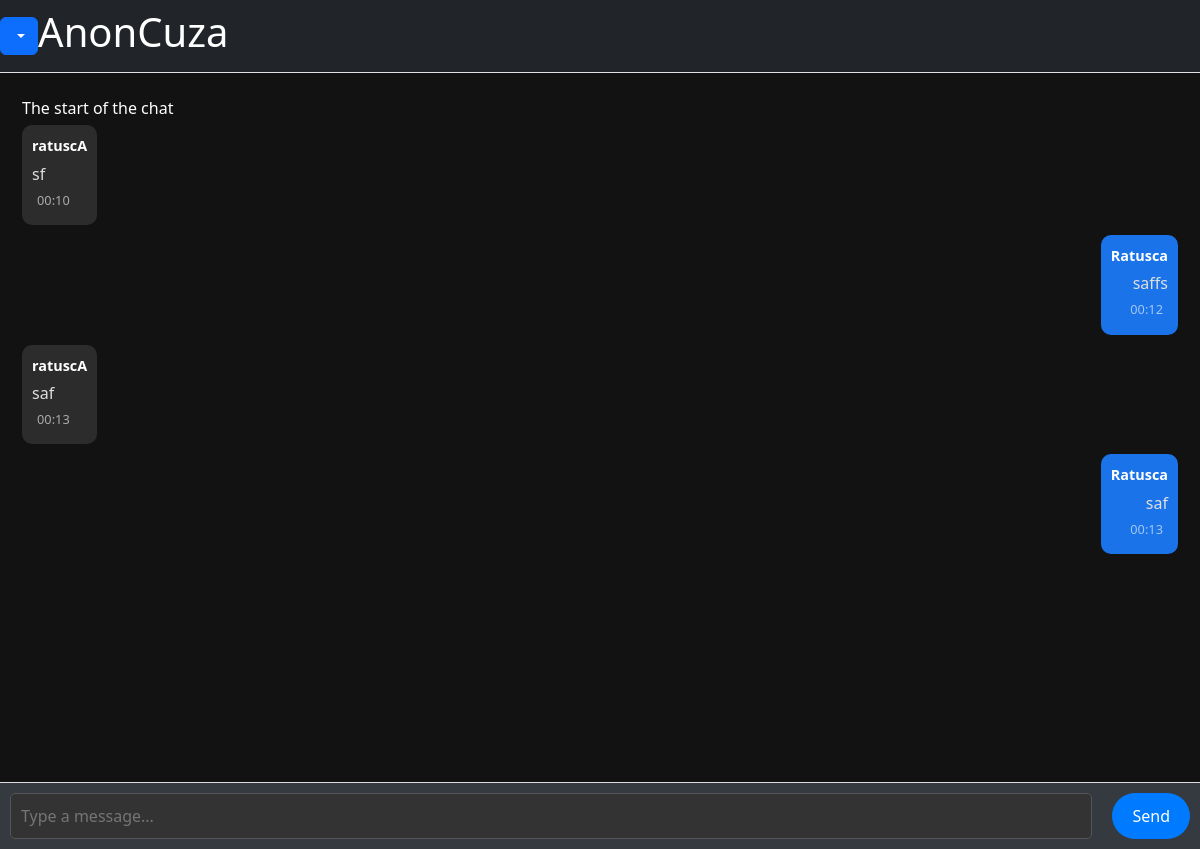
The page /chat (signed in) on the database its author committed.
### app.py (models this page shows, shortened)
class Message(db.Model):
    id = db.Column(db.Integer, primary_key=True)
    user_id = db.Column(db.Integer, db.ForeignKey('user.id'), nullable=False)
    user = db.relationship('User', backref=db.backref('messages', lazy=True))  # Add relationship
    content = db.Column(db.String(), nullable=False)
    timestamp = db.Column(db.DateTime, default=lambda: datetime.now(EET))  # Set timezone to EET (UTC+2)

class User(db.Model, UserMixin):
    id = db.Column(db.Integer, primary_key=True)
    username = db.Column(db.String(150), unique=True, nullable=False)
    email = db.Column(db.String(150), unique=True, nullable=False)
    password_hash = db.Column(db.String(200), nullable=False)
    last_post_created = db.Column(db.DateTime, nullable=True)

### app.py (the view)
@app.route('/chat')
@login_required
def chat():
    messages = Message.query.order_by(Message.timestamp.asc()).all()  # Load all messages
    return render_template('chat.html', messages=messages)

### app.py (called while the page is built)
@login_manager.user_loader
def load_user(user_id):
    return User.query.get(int(user_id))

@app.context_processor
def inject_current_path():
    return {
        'current_path': request.path,
        'current_endpoint': request.endpoint
    }

### templates/chat.html (shortened to what this page needs)
{% extends 'base.html' %}
{% block body %}
<div id="chat-container">
    <div id="messages">
        <pre>    </pre>
        The start of the chat
        {% for message in messages %}
        <div class="message {% if message.user_id == current_user.id %}current-user{% else %}other-user{% endif %}">
            <div class="username">{{ message.user.username }}</div>
            <div class="content" >{{ message.content }}</div>
            <div class="timestamp">{{ message.timestamp.strftime(' %H:%M') }}</div>
        </div>
        {% endfor %}
    </div>
    <pre>    </pre>
    <pre>    </pre>
    <div id="input-container">
        <input id="message-input" type="text" placeholder="Type a message..." />
        <button id="send-button">Send</button>
    </div>
</div>
{% endblock %}

### templates/base.html (shortened to what this page needs)
<!DOCTYPE html>
<html lang="en">
<head>
    <link rel="stylesheet" href="https://cdn.jsdelivr.net/npm/bootstrap@5.3.2/dist/css/bootstrap.min.css">
    <link rel="stylesheet" href="https://cdn.jsdelivr.net/npm/bootstrap-icons@1.3.0/font/bootstrap-icons.css">
    <link rel="stylesheet" href="{{ url_for('static', filename= 'style.css')}}">
</head>
<body>
    <nav class="navbar fixed-top navbar-expand-lg navbar-dark bg-dark border-bottom">
        <div class="dropdown" aria-labelledby="dropdownMenuButton">
            <button class="btn btn-primary dropdown-toggle" type="button" data-bs-toggle="dropdown" aria-expanded="false">
            </button>
        </div>
        <h1>AnonCuza</h1>
    </nav>
    <br>
    <div class="container-fluid">
        {% block body %}
        {% endblock %}
    </div>
</body>
</html>

### templates/chat.html (style rules this page uses)
html, body { height: 100%; margin: 0; overflow: hidden; }
#chat-container { display: flex; flex-direction: column; height: 100%; }
#messages { flex: 1; overflow-y: auto; padding: 10px; }
#input-container { border-top: 1px solid #ddd; padding: 10px; background-color: #f8f9fa; }

### rows shown on the page
Message: user.username "ratuscA", content "sf", timestamp "00:10"
Message: user.username "Ratusca", content "saffs", timestamp "00:12"
Message: user.username "ratuscA", content "saf", timestamp "00:13"
Message: user.username "Ratusca", content "saf", timestamp "00:13"
